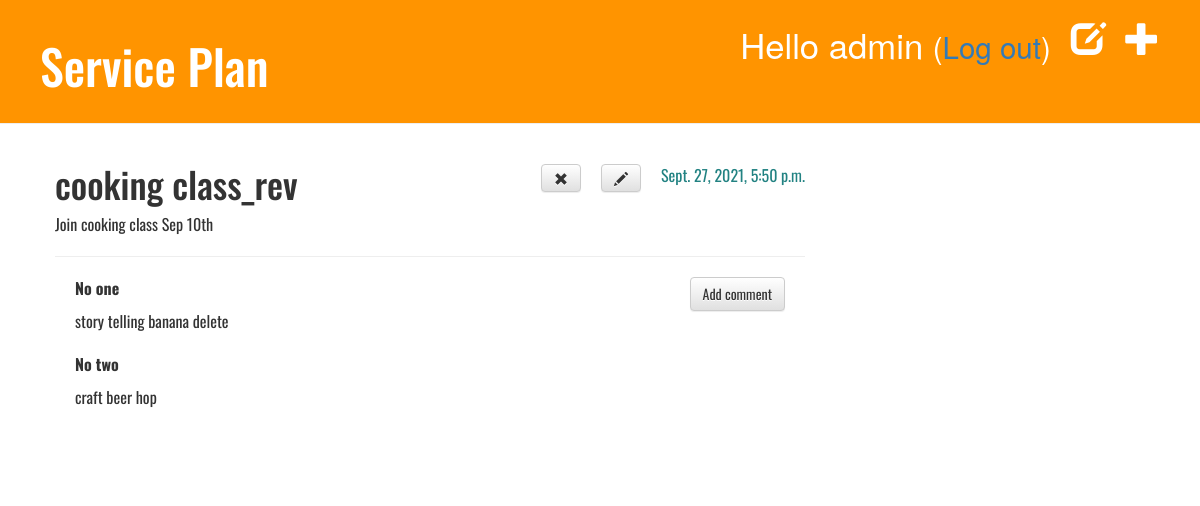
The app's page /post/1/ (signed in) with its own data.
### blog/models.py (models this page shows, shortened)
class Post(models.Model):
    author = models.ForeignKey('auth.User', on_delete=models.CASCADE)
    title = models.CharField(max_length=200)
    text = models.TextField()
    create_date = models.DateTimeField(default=timezone.now)
    published_date = models.DateTimeField(blank=True, null=True)

class Comment(models.Model):
    post = models.ForeignKey('blog.Post', on_delete=models.CASCADE, related_name='comments')
    author = models.CharField(max_length=200)
    text = models.TextField()
    create_date = models.DateTimeField(default=timezone.now)
    approved_comment = models.BooleanField(default=False)

### blog/views.py (the view)
# urls.py: path('post/<int:pk>/', views.post_detail, name='post_detail'),
def post_detail(request, pk):
    post = get_object_or_404(Post, pk=pk)
    return render(request, 'blog/post_detail.html', {'post': post})

### blog/templates/blog/post_detail.html (shortened to what this page needs)
{% extends 'blog/base.html' %}
{% block content %}
    <div class="post">
        {% if post.published_date %}
            <div class="date">
                {{ post.published_date }}
            </div>
        {% else %}
            <a class="btn btn-default" href="{% url 'post_publish' pk=post.pk %}">Publish</a>
        {% endif %}
        <a class="btn btn-default" href="{% url 'post_edit' pk=post.pk %}"><span class="glyphicon glyphicon-pencil"></span></a>
        <a class="btn btn-default" href="{% url 'post_remove' pk=post.pk %}"><span class="glyphicon glyphicon-remove"></span></a>
        <h1>{{ post.title }}</h1>
        <p>{{ post.text|linebreaks }}</p>
        <hr>
        <a class="btn btn-default" href="{% url 'add_comment_to_post' pk=post.pk %}">Add comment</a>
        {% for comment in post.comments.all %}
            {% if user.is_authenticated or comment.approved_comment %}
            <div class="comment">
                <strong>{{ comment.author }}</strong>
                <p>{{ comment.text|linebreaks }}</p>
            </div>
            {% endif %}
        {% empty %}
            <p>No comments here yet :(</p>
        {% endfor %}
    </div>
{% endblock %}

### blog/templates/blog/base.html (shortened to what this page needs)
{% load static %}
<html>
<head>
    <link rel="stylesheet" href="//maxcdn.bootstrapcdn.com/bootstrap/3.2.0/css/bootstrap.min.css">
    <link rel="stylesheet" href="//maxcdn.bootstrapcdn.com/bootstrap/3.2.0/css/bootstrap-theme.min.css">
    <link rel="stylesheet" href='/static/css/blog.css?{% now "U" %}'>
</head>
<body>
    <div class="page-header">
        {% if user.is_authenticated %}
            <a href="{% url 'post_new' %}" class="top-menu"><span class="glyphicon glyphicon-plus"></span></a>
            <a href="{% url 'post_draft_list' %}" class="top-menu"><span class="glyphicon glyphicon-edit"></span></a>
            <p class="top-menu">Hello {{ user.username }} <small>(<a href="{% url 'logout' %}">Log out</a>)</small></p>
        {% else %}
            <a href="{% url 'login' %}" class="top-menu"><span class="glyphicon glyphicon-lock"></span></a>
        {% endif %}
        <h1><a href="/">Service Plan</a></h1>
    </div>
    <div class="content container">
        <div class="row">
            <div class="col-md-8">
            {% block content %}
            {% endblock %}
            </div>
        </div>
    </div>
</body>
</html>

### blog/static/css/blog.css (style rules this page uses)
.page-header { background-color: #ff9400; margin-top: 0; padding: 20px 20px 20px 40px; }
.page-header h1, .page-header h1 a, .page-header h1 a:visited, .page-header h1 a:active { color: #ffffff; font-size: 36pt; text-decoration: none; }
.content { margin-left: 40px; }
h1, h2, h3, h4 { font-family: 'Oswald', sans-serif; }
.date { float: right; color: #228282; }
.top-menu, .top-menu:hover, .top-menu:visited { color: #ffffff; float: right; font-size: 26pt; margin-right: 20px; }
.post { font-family: 'Oswald', sans-serif; font-size: 12pt; margin-bottom: 70px; }
.btn-default { float: right; margin-right: 20px; }
.comment { margin: 20px 0px 20px 20px; }

### records on screen
Post: published_date "Sept. 27, 2021, 5:50 p.m.", title "cooking class_rev", text "Join cooking class Sep 10th"
Comment: author "No one", text "story telling banana delete"
Comment: author "No two", text "craft beer hop"

### other values on screen
{{ user.username }} "admin"
